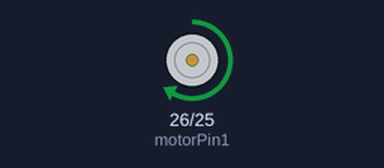
Bench run of a sketch on a simulated ESP32. Shown: motor-driver pin pairs drawn as motors (green arrow = first pin HIGH = forward, orange = second pin HIGH = backward, longer = more drive, scaled by the enable pin).

Above: at 0.5 s.
At 1.5 s:
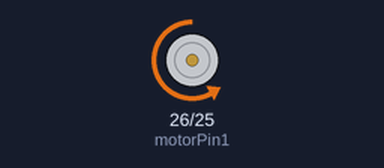
At 4.02 s:
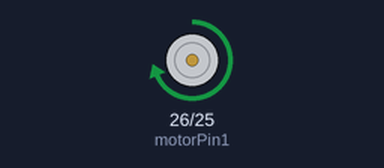
At 6.22 s:
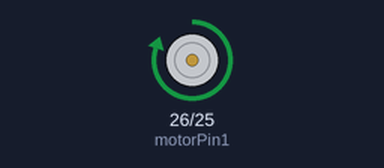
Timing chart, 0 to 8.1 s (numbered marks = the images above):
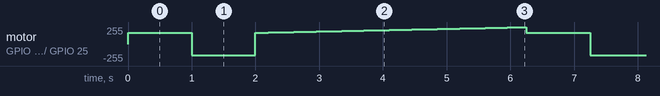

The sketch:

motorControl_l298N.ino
```cpp
int motorPin1 =26;
int motorPin2 =25;
int enablePin =27;

const int freq =30000;
const int pwmChannel=0;
const int resolution=8;
int dutycycle =170;


void setup() {
  // put your setup code here, to run once:
  pinMode(motorPin1, OUTPUT);
  pinMode(motorPin2, OUTPUT);
  pinMode(enablePin, OUTPUT);

  ledcSetup(pwmChannel,freq,resolution);
  ledcAttachPin(enablePin,pwmChannel);
  ledcWrite(pwmChannel,dutycycle);
}

void loop() {
  // put your main code here, to run repeatedly:
  digitalWrite(motorPin1 , HIGH);
  digitalWrite(motorPin2 , LOW);
  delay(1000);

  digitalWrite(motorPin2 , HIGH);
  digitalWrite(motorPin1 , LOW);
  delay(1000);

  digitalWrite(motorPin1 , HIGH);
  digitalWrite(motorPin2 , LOW);

  for(int i=170 ;i<255;i++){
    dutycycle=i;
    ledcWrite(pwmChannel,dutycycle);
    delay(50);
  }
  dutycycle=170;
  ledcWrite(pwmChannel,dutycycle);
}
```
